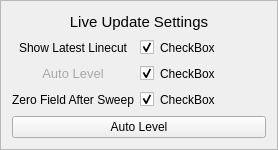
           <widget class="QFrame" name="frame_FourTerminalMagneticField_Details">
            <property name="styleSheet">
             <string notr="true">#frame_FourTerminalMagneticField_Details{
border:1px solid rgb(168,168,168)
}</string>
            </property>
            <property name="frameShape">
             <enum>QFrame::StyledPanel</enum>
            </property>
            <property name="frameShadow">
             <enum>QFrame::Raised</enum>
            </property>
            <layout class="QGridLayout" name="gridLayout_3" rowstretch="2,0,0,0,0" columnstretch="3,0">
             <item row="1" column="0">
              <widget class="QLabel" name="Label_FourTerminalMagneticFieldSetting_MoveLineCut">
               <property name="minimumSize">
                <size>
                 <width>110</width>
                 <height>20</height>
                </size>
               </property>
               <property name="text">
                <string>&lt;html&gt;&lt;head/&gt;&lt;body&gt;&lt;p&gt;Show Latest Linecut&lt;/p&gt;&lt;/body&gt;&lt;/html&gt;</string>
               </property>
               <property name="alignment">
                <set>Qt::AlignCenter</set>
               </property>
              </widget>
             </item>
             <item row="0" column="0" colspan="2">
              <widget class="QLabel" name="Label_FourTerminalMagneticFieldSetting_2">
               <property name="minimumSize">
                <size>
                 <width>150</width>
                 <height>20</height>
                </size>
               </property>
               <property name="text">
                <string>&lt;html&gt;&lt;head/&gt;&lt;body&gt;&lt;p&gt;&lt;span style=&quot; font-size:11pt;&quot;&gt;Live Update Settings&lt;/span&gt;&lt;/p&gt;&lt;/body&gt;&lt;/html&gt;</string>
               </property>
               <property name="alignment">
                <set>Qt::AlignCenter</set>
               </property>
              </widget>
             </item>
             <item row="2" column="0">
              <widget class="QLabel" name="Label_FourTerminalMagneticFieldSetting_AutoLevel">
               <property name="minimumSize">
                <size>
                 <width>110</width>
                 <height>20</height>
                </size>
               </property>
               <property name="text">
                <string>&lt;html&gt;&lt;head/&gt;&lt;body&gt;&lt;p&gt;&lt;span style=&quot; font-size:10pt; color:#a8a8a8;&quot;&gt;Auto Level&lt;/span&gt;&lt;/p&gt;&lt;/body&gt;&lt;/html&gt;</string>
               </property>
               <property name="alignment">
                <set>Qt::AlignCenter</set>
               </property>
              </widget>
             </item>
             <item row="2" column="1">
              <widget class="QCheckBox" name="checkBox_FourTerminalMagneticFieldSetting_AutoLevel">
               <property name="layoutDirection">
                <enum>Qt::LeftToRight</enum>
               </property>
               <property name="styleSheet">
                <string notr="true">setStyleSheet(&quot;margin-left:50%; margin-right:50%;&quot;);
</string>
               </property>
               <property name="text">
                <string>CheckBox</string>
               </property>
               <property name="checked">
                <bool>true</bool>
               </property>
              </widget>
             </item>
             <item row="1" column="1">
              <widget class="QCheckBox" name="checkBox_FourTerminalMagneticFieldSetting_MoveLineCut">
               <property name="styleSheet">
                <string notr="true">QCheckBox#checkBox_FourTerminalMagneticFieldSetting_MoveLineCut{
&quot;margin-left:50%; margin-right:50%;&quot;
}</string>
               </property>
               <property name="text">
                <string>CheckBox</string>
               </property>
               <property name="checked">
                <bool>true</bool>
               </property>
              </widget>
             </item>
             <item row="4" column="0" colspan="2">
              <widget class="QPushButton" name="pushButton_FourTerminal2D_AutoLevel">
               <property name="maximumSize">
                <size>
                 <width>16777215</width>
                 <height>16777215</height>
                </size>
               </property>
               <property name="toolTip">
                <string>Test</string>
               </property>
               <property name="text">
                <string>Auto Level</string>
               </property>
              </widget>
             </item>
             <item row="3" column="0">
              <widget class="QLabel" name="Label_FourTerminalMagneticFieldSetting_MoveLineCut_2">
               <property name="minimumSize">
                <size>
                 <width>110</width>
                 <height>20</height>
                </size>
               </property>
               <property name="text">
                <string>&lt;html&gt;&lt;head/&gt;&lt;body&gt;&lt;p&gt;Zero Field After Sweep&lt;/p&gt;&lt;/body&gt;&lt;/html&gt;</string>
               </property>
               <property name="alignment">
                <set>Qt::AlignCenter</set>
               </property>
              </widget>
             </item>
             <item row="3" column="1">
              <widget class="QCheckBox" name="checkBox_FourTerminalMagneticFieldSetting_BacktoZero">
               <property name="layoutDirection">
                <enum>Qt::LeftToRight</enum>
               </property>
               <property name="styleSheet">
                <string notr="true">setStyleSheet(&quot;margin-left:50%; margin-right:50%;&quot;);
</string>
               </property>
               <property name="text">
                <string>CheckBox</string>
               </property>
               <property name="checked">
                <bool>true</bool>
               </property>
              </widget>
             </item>
            </layout>
           </widget>
